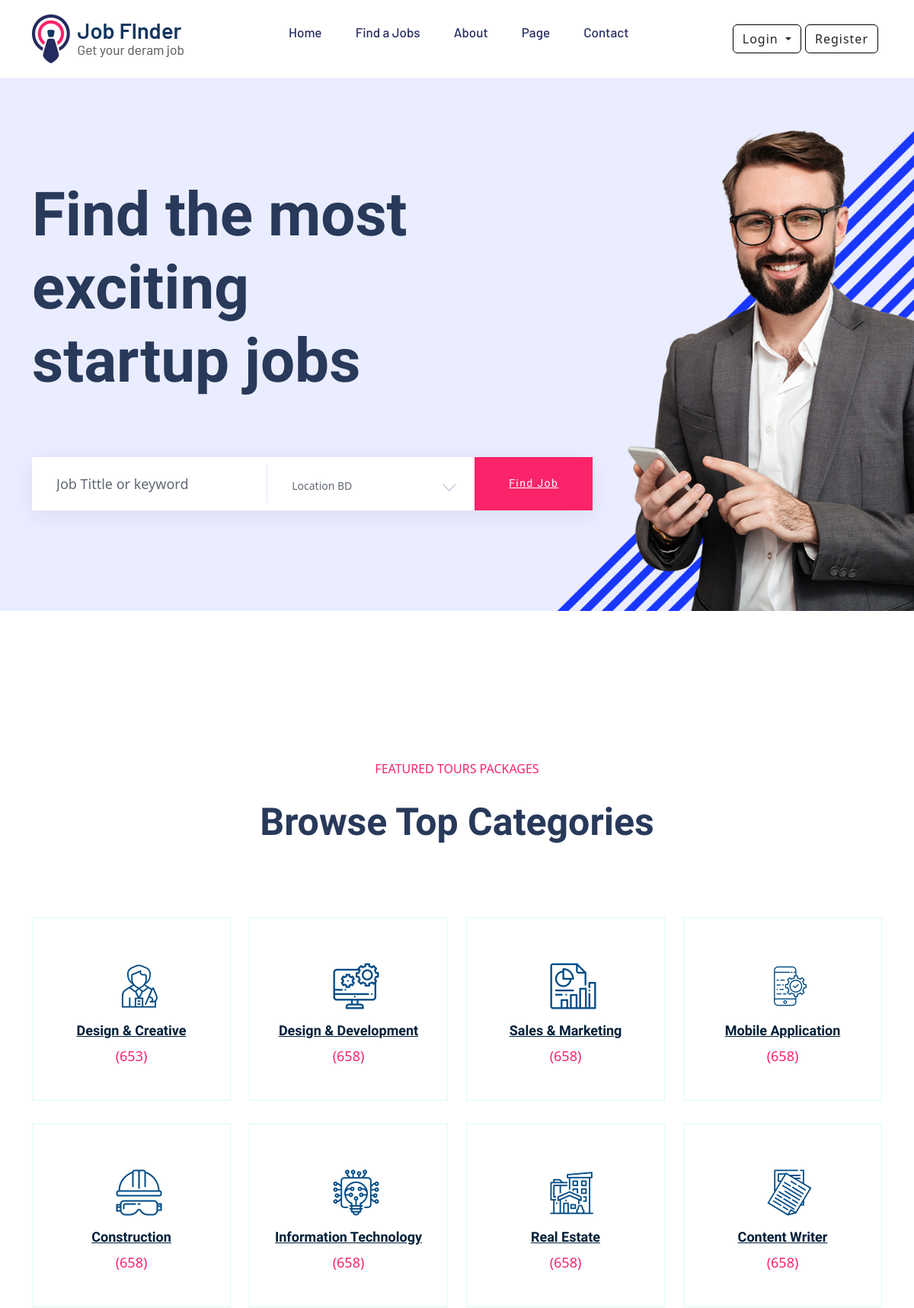
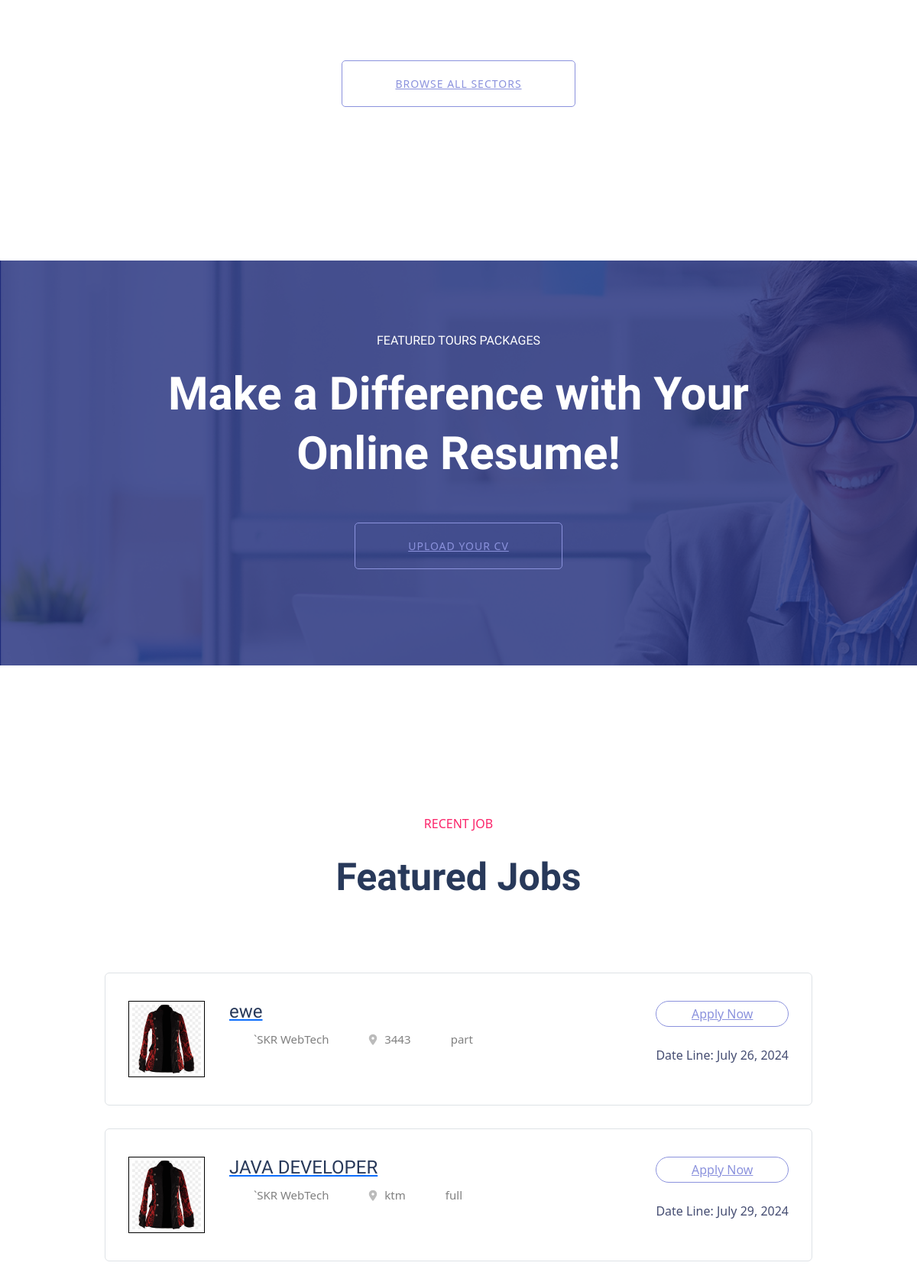
The page / (upper part) on the database its author committed (2 pictures, top to bottom).
### job/models.py (models this page shows, shortened)
class Job(models.Model):
    employers = models.ForeignKey('Employers', on_delete=models.CASCADE)
    vacency = models.IntegerField(null=True)
    end_date = models.DateField()
    title = models.CharField(max_length=200)
    salary = models.CharField(max_length=30)
    image = models.ImageField(upload_to='job')
    des = models.CharField(max_length=400)
    location = models.CharField(max_length=150)
    skills = models.CharField(max_length=200)
    creationdate = models.DateField(auto_now_add=True)
    job_type = models.ForeignKey('Job_type', on_delete=models.CASCADE, null=True)
    experiences = models.ForeignKey('Experience', on_delete=models.CASCADE, null=True)

class Employers(models.Model):
    user=models.ForeignKey(User, on_delete=models.CASCADE)
    company=models.CharField(max_length=200, null=True)
    company_des=models.CharField(max_length=400, null=True)
    mobile=models.CharField(max_length=15, null= True)
    image=models.ImageField(null=True, upload_to='user_profile')
    web=models.CharField(max_length=10, null=True)
    is_employer = models.BooleanField(default=False)
    status=models.CharField(max_length=20, null=True)

class Job_type(models.Model):
    job_type = models.CharField(max_length=200)

### job/views/jobseeker.py (the view)
# urls.py: path('', HOME, name='home'),
def HOME(request):
    user = request.user
    job = Job.objects.all()
    list = []
    paginator=Paginator(job, 4) #number of items to display per page
    page_num=request.GET.get('page') #current page /127.0.0.1:8000/?page=1
    job=paginator.get_page(page_num)#fetch the data from current page
    total=job.paginator.num_pages #3
    if user.is_authenticated:
        try:
            student = JobSeekers.objects.get(user=user)
            data = Apply.objects.filter(student=student)
            for i in data:
                list.append(i.job.id)
        except JobSeekers.DoesNotExist:
            list = []
    else:
        list = []  # Ensure list is empty if the user is not logged in
    context = {
        'job': job,
        'list': list,
        'job':job,
        'total':total,
        'num':[i+1 for i in range(total)]#for i in range(3):#  [1,2,3]
    }
    return render(request, 'main/home.html', context)

### job/views/jobseeker.py (called while the page is built)
def notification_count(request):
    if request.user.is_authenticated:
        return {'notification_count': Notification.objects.filter(user=request.user, is_read=False).count()}
    return {'notification_count': 0}

### job/templates/main/home.html (shortened to what this page needs)
{% extends 'base/base.html' %}
{% load static %}
{% block content %}
    <main>
        <div class="slider-area ">
            <div class="slider-active">
                <div class="single-slider slider-height d-flex align-items-center" data-background="{% static 'assets/img/hero/h1_hero.jpg' %}">
                    <div class="container">
                        <div class="row">
                            <div class="col-xl-6 col-lg-9 col-md-10">
                                <div class="hero__caption">
                                    <h1>Find the most exciting startup jobs</h1>
                                </div>
                            </div>
                        </div>
                        <div class="row">
                            <div class="col-xl-8">
                                <form action="#" class="search-box">
                                    <div class="input-form">
                                        <input type="text" placeholder="Job Tittle or keyword">
                                    </div>
                                    <div class="select-form">
                                    </div>
                                    <div class="search-form">
                                        <a href="#">Find job</a>
                                    </div>
                                </form>
                            </div>
                        </div>
                    </div>
                </div>
            </div>
        </div>
        <div class="our-services section-pad-t30">
            <div class="container">
                <div class="row">
                    <div class="col-lg-12">
                        <div class="section-tittle text-center">
                            <span>FEATURED TOURS Packages</span>
                            <h2>Browse Top Categories </h2>
                        </div>
                    </div>
                </div>
                <div class="row d-flex justify-contnet-center">
                    <div class="col-xl-3 col-lg-3 col-md-4 col-sm-6">
                        <div class="single-services text-center mb-30">
                            <div class="services-ion">
                                <span class="flaticon-tour"></span>
                            </div>
                            <div class="services-cap">
                               <h5><a href="job_listing.html">Design & Creative</a></h5>
                                <span>(653)</span>
                            </div>
                        </div>
                    </div>
                    <div class="col-xl-3 col-lg-3 col-md-4 col-sm-6">
                        <div class="single-services text-center mb-30">
                            <div class="services-ion">
                                <span class="flaticon-cms"></span>
                            </div>
                            <div class="services-cap">
                               <h5><a href="job_listing.html">Design & Development</a></h5>
                                <span>(658)</span>
                            </div>
                        </div>
                    </div>
                    <div class="col-xl-3 col-lg-3 col-md-4 col-sm-6">
                        <div class="single-services text-center mb-30">
                            <div class="services-ion">
                                <span class="flaticon-report"></span>
                            </div>
                            <div class="services-cap">
                               <h5><a href="job_listing.html">Sales & Marketing</a></h5>
                                <span>(658)</span>
                            </div>
                        </div>
                    </div>
                    <div class="col-xl-3 col-lg-3 col-md-4 col-sm-6">
                        <div class="single-services text-center mb-30">
                            <div class="services-ion">
                                <span class="flaticon-app"></span>
                            </div>
                            <div class="services-cap">
                               <h5><a href="job_listing.html">Mobile Application</a></h5>
                                <span>(658)</span>
                            </div>
                        </div>
                    </div>
                    <div class="col-xl-3 col-lg-3 col-md-4 col-sm-6">
                        <div class="single-services text-center mb-30">
                            <div class="services-ion">
                                <span class="flaticon-helmet"></span>
                            </div>
                            <div class="services-cap">
                               <h5><a href="job_listing.html">Construction</a></h5>
                                <span>(658)</span>
                            </div>
                        </div>
                    </div>
                    <div class="col-xl-3 col-lg-3 col-md-4 col-sm-6">
                        <div class="single-services text-center mb-30">
                            <div class="services-ion">
                                <span class="flaticon-high-tech"></span>
                            </div>
                            <div class="services-cap">
                               <h5><a href="job_listing.html">Information Technology</a></h5>
                                <span>(658)</span>
                            </div>
                        </div>
                    </div>
                    <div class="col-xl-3 col-lg-3 col-md-4 col-sm-6">
                        <div class="single-services text-center mb-30">
                            <div class="services-ion">
                                <span class="flaticon-real-estate"></span>
                            </div>
                            <div class="services-cap">
                               <h5><a href="job_listing.html">Real Estate</a></h5>
                                <span>(658)</span>
                            </div>
                        </div>
                    </div>
                    <div class="col-xl-3 col-lg-3 col-md-4 col-sm-6">
                        <div class="single-services text-center mb-30">
                            <div class="services-ion">
                                <span class="flaticon-content"></span>
                            </div>
                            <div class="services-cap">
                               <h5><a href="job_listing.html">Content Writer</a></h5>
                                <span>(658)</span>
                            </div>
                        </div>
                    </div>
                </div>
                <div class="row">
                    <div class="col-lg-12">
                        <div class="browse-btn2 text-center mt-50">
                            <a href="job_listing.html" class="border-btn2">Browse All Sectors</a>
                        </div>
                    </div>
                </div>
            </div>
        </div>
         <div class="online-cv cv-bg section-overly pt-90 pb-120"  data-background="{% static 'assets/img/gallery/cv_bg.jpg' %}">
            <div class="container">
                <div class="row justify-content-center">
                    <div class="col-xl-10">
                        <div class="cv-caption text-center">
                            <p class="pera1">FEATURED TOURS Packages</p>
                            <p class="pera2"> Make a Difference with Your Online Resume!</p>
                            <a href="" class="border-btn2 border-btn4">Upload your cv</a>
                        </div>
                    </div>
                </div>
            </div>
        </div>
        <section class="featured-job-area feature-padding">
            <div class="container">
                <div class="row">
                    <div class="col-lg-12">
                        <div class="section-tittle text-center">
                            <span>Recent Job</span>
                            <h2>Featured Jobs</h2>
                        </div>
                    </div>
                </div>
                <div class="row justify-content-center">
                    <div class="col-xl-10">
                        {% for i in job %}
                        <div class="single-job-items mb-30 border rounded">
                            <div class="job-items">
                                <div class="company-img">
                                    <a href="#"><img src="{{i.image.url}}" alt="" width="100" height="100" style="border: 1px solid black; padding: 4px;"></a>
                                </div>
                                <div class="job-tittle job-tittle2">
                                    <a href="#">
                                        <h4>{{i.title}}</h4>
                                    </a>
                                    <ul>
                                        <li>{{i.employers.company}}</li>
                                        <li><i class="fas fa-map-marker-alt"></i>{{i.location}}</li>
                                        <li>{{i.job_type.job_type}}</li>
                                    </ul>
                                </div>
                            </div>
                            <div class="items-link items-link2 f-right">
                                {% if i.id in list %}
                                <a href="">Applied</a>
                                {% else %}
                                <a href="{% url 'job_details' i.id %}">Apply Now</a>
                                {% endif %}
                                <span>Date Line: {{ i.end_date }}</span>
                            </div>
                        </div>
                        {% endfor %}
                    </div>
                </div>
            </div>
        </section>
    </main>
{% endblock %}

### rows shown on the page
Job: image (picture), title "ewe", employers.company "`SKR WebTech", location "3443", job_type.job_type "part", shows "Apply Now", end_date "July 26, 2024"
Job: image (picture), title "JAVA DEVELOPER", employers.company "`SKR WebTech", location "ktm", job_type.job_type "full", shows "Apply Now", end_date "July 29, 2024"
